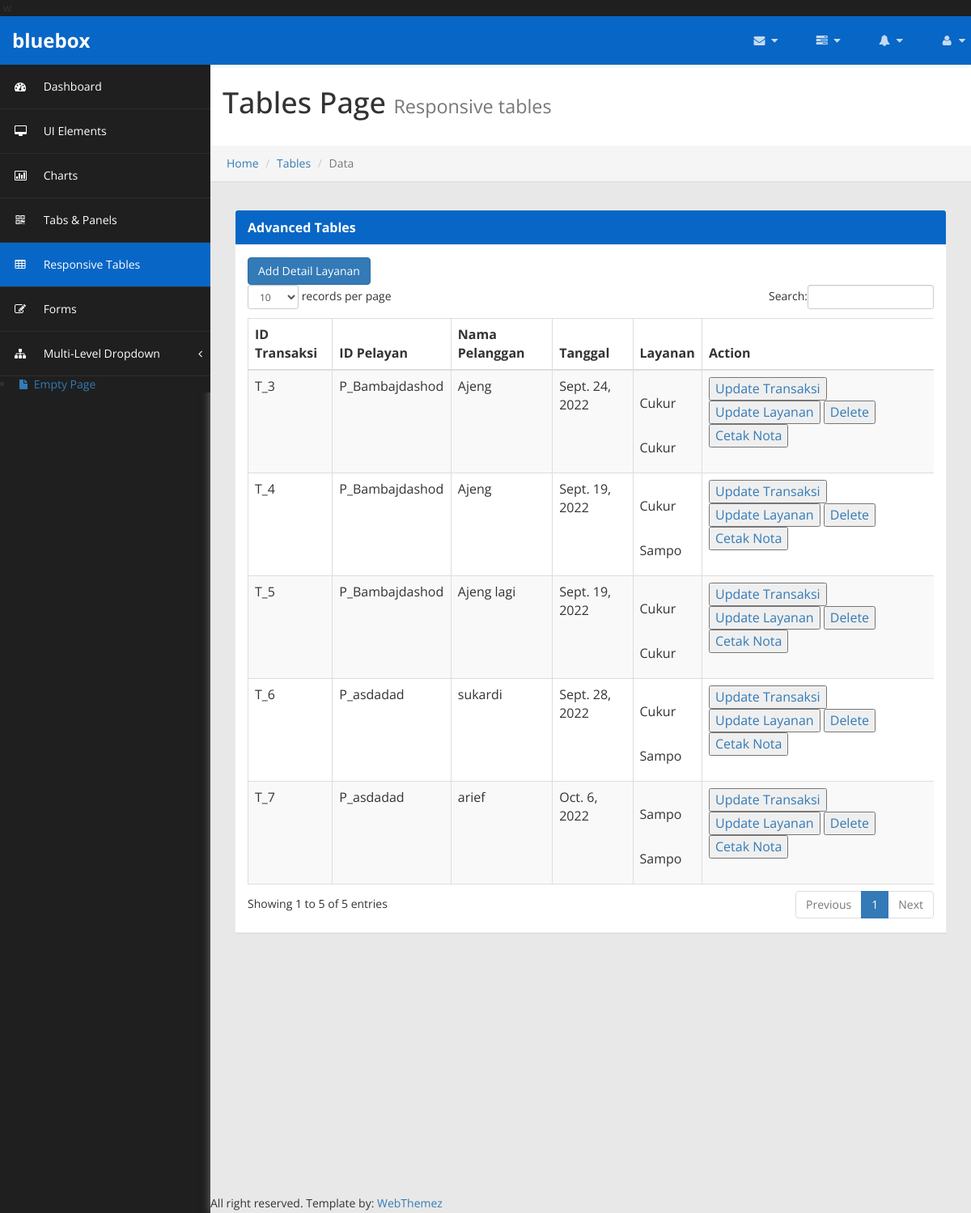
The app's page /transaksi with its own data.
### app/models.py (models this page shows)
class transaksi (models.Model):
  id_transaksi=models.AutoField(primary_key=True)
  id_pelayan=models.ForeignKey(pelayan, on_delete=models.CASCADE)
  nama_pelanggan=models.CharField(max_length=50)
  tanggal=models.DateField()
  def __str__(self):
    return str (self.id_transaksi)

class pelayan (models.Model):
  id_pelayan=models.AutoField(primary_key=True)
  nama_pelayan=models.CharField(max_length=50)
  no_hp = models.IntegerField()
  def __str__(self):
    return str(self.nama_pelayan)

class detail_layanan (models.Model):
  id_detail_layanan = models.AutoField(primary_key=True)
  id_transaksi=models.ForeignKey(transaksi, on_delete=models.CASCADE)
  id_layanan=models.ForeignKey(layanan, on_delete=models.CASCADE)
  def __str__(self):
    return str (self.id_detail_layanan)

class layanan(models.Model):
  id_layanan=models.AutoField(primary_key=True)
  nama_layanan=models.CharField(max_length=50)
  harga = models.IntegerField()
  def __str__(self):
    return str (self.nama_layanan)

### app/views.py (the view)
# urls.py: path('transaksi', views.transaksi, name='transaksi'),
def transaksi (request):
  data=[]
  transaksi_obj = models.transaksi.objects.all()
  print(transaksi_obj)
  print('aaaaa')
  for item in transaksi_obj:
    dummy=[]
    print(item)
    idtransaksi = item.id_transaksi
    specificdetail = models.detail_layanan.objects.filter(id_transaksi = idtransaksi)
    dummy.append(item)
    dummy.append(specificdetail)
    data.append(dummy)
  print(data[0][1])
  return render(request,'transaksi.html',{
    'transaksi': data,
  })

### app/templates/transaksi.html (shortened to what this page needs)
﻿{% load static %}
w<!DOCTYPE html>
<html xmlns="http://www.w3.org/1999/xhtml">
<head>
    <link href="{% static 'assets/css/bootstrap.css'%}" rel="stylesheet" />
    <link href="{% static 'assets/css/font-awesome.css'%}" rel="stylesheet" />
    <link href="{% static 'assets/css/custom-styles.css'%}" rel="stylesheet" />
    <link href="{% static 'assets/js/dataTables/dataTables.bootstrap.css'%}" rel="stylesheet" />
</head>
<body>
    <div id="wrapper">
        <nav class="navbar navbar-default top-navbar" role="navigation">
            <div class="navbar-header">
                <a class="navbar-brand" href="index.html"><strong>bluebox</strong></a>
            </div>
            <ul class="nav navbar-top-links navbar-right">
                <li class="dropdown">
                    <a class="dropdown-toggle" data-toggle="dropdown" href="#" aria-expanded="false">
                        <i class="fa fa-envelope fa-fw"></i> <i class="fa fa-caret-down"></i>
                    </a>
                </li>
                <li class="dropdown">
                    <a class="dropdown-toggle" data-toggle="dropdown" href="#" aria-expanded="false">
                        <i class="fa fa-tasks fa-fw"></i> <i class="fa fa-caret-down"></i>
                    </a>
                </li>
                <li class="dropdown">
                    <a class="dropdown-toggle" data-toggle="dropdown" href="#" aria-expanded="false">
                        <i class="fa fa-bell fa-fw"></i> <i class="fa fa-caret-down"></i>
                    </a>
                </li>
                <li class="dropdown">
                    <a class="dropdown-toggle" data-toggle="dropdown" href="#" aria-expanded="false">
                        <i class="fa fa-user fa-fw"></i> <i class="fa fa-caret-down"></i>
                    </a>
                </li>
            </ul>
        </nav>
        <nav class="navbar-default navbar-side" role="navigation">
            <div class="sidebar-collapse">
                <ul class="nav" id="main-menu">
                    <li>
                        <a href="index.html"><i class="fa fa-dashboard"></i> Dashboard</a>
                    </li>
                    <li>
                        <a href="ui-elements.html"><i class="fa fa-desktop"></i> UI Elements</a>
                    </li>
					<li>
                        <a href="chart.html"><i class="fa fa-bar-chart-o"></i> Charts</a>
                    </li>
                    <li>
                        <a href="tab-panel.html"><i class="fa fa-qrcode"></i> Tabs & Panels</a>
                    </li>
                    <li>
                        <a href="table.html" class="active-menu"><i class="fa fa-table"></i> Responsive Tables</a>
                    </li>
                    <li>
                        <a href="form.html"><i class="fa fa-edit"></i> Forms </a>
                    </li>
                    <li>
                        <a href="#"><i class="fa fa-sitemap"></i> Multi-Level Dropdown<span class="fa arrow"></span></a>
                            </li>
                        </ul>
                    <li>
                        <a href="empty.html"><i class="fa fa-fw fa-file"></i> Empty Page</a>
                    </li>
            </div>
        </nav>
        <div id="page-wrapper" >
		  <div class="header">
                        <h1 class="page-header">
                            Tables Page <small>Responsive tables</small>
                        </h1>
						<ol class="breadcrumb">
					  <li><a href="#">Home</a></li>
					  <li><a href="#">Tables</a></li>
					  <li class="active">Data</li>
					</ol>
		</div>
            <div id="page-inner">
            <div class="row">
                <div class="col-md-12">
                    <div class="panel panel-default">
                        <div class="panel-heading">
                             Advanced Tables
                        </div>
                        <div class="panel-body">
                            <div class="table-responsive">
                                <table class="table table-striped table-bordered table-hover" id="dataTables-example">
                                    <thead>
                                        <tr>
                                            <th>ID Transaksi</th>
                                            <th>ID Pelayan</th>
                                            <th>Nama Pelanggan</th>
                                            <th>Tanggal</th>
                                            <th>Layanan</th>
                                            <th>Action</th>
                                        </tr>
                                    </thead>
                                    <tbody>
                                        {% for item in transaksi %}
                                        <tr>
                                            <td>T_{{item.0.id_transaksi}}</td>
                                            <td>P_{{item.0.id_pelayan}}</td>
                                            <td>{{item.0.nama_pelanggan}}</td>
                                            <td>{{item.0.tanggal}}</td>
                                            <td>
                                                {% for x in item.1 %}
                                                <p>
                                                    {{x.id_layanan}}
                                                </p>
                                                {% endfor %}
                                            </td>
                                            <td>
                                                <a href="{% url 'update_transaksi' item.0.id_transaksi %}"><button>Update Transaksi</button></a>
                                                <a href="{% url 'detail_layanan' item.0.id_transaksi %}"><button>Update Layanan</button></a>
                                                <a href="{% url 'delete_transaksi' item.0.id_transaksi %}"><button>Delete</button></a>
                                                <a href="{% url 'notapdf' item.0.id_transaksi %}"><button>Cetak Nota</button></a>
                                            </td>
                                        </tr>
                                        {% endfor %}
                                    <a type="button" class="btn btn-primary" href="{% url 'add_detail_layanan' %}">Add Detail Layanan</a>
                                </table>
                            </div>
                        </div>
                    </div>
                </div>
            </div>
        </div>
               <footer><p>All right reserved. Template by: <a href="http://webthemez.com">WebThemez</a></p></footer>
    </div>
            </div>
</body>
</html>

### static/assets/css/custom-styles.css (style rules this page uses)
body { font-family: 'Open Sans', sans-serif; background: #1F1F1F; }
#wrapper { width: 100%; }
#page-wrapper { padding: 15px 15px; min-height: 600px; background: #E8E8E8; }
#page-inner { width:100%; margin:10px 20px 10px 0px; background-color:transparent; padding: 15px 30px; min-height:1200px; }
h1, .h1, h2, .h2, h3, .h3 { margin-top: 7px; margin-bottom: -5px; }
p { font-size:16px; line-height:25px; padding-top:20px; }
.navbar-side { z-index: 0; }
.panel { border-radius:0px; }
.navbar-side .nav > li > a > i { color: #FFFFFF; padding: 8px; width: 30px; text-align: center; }
.top-navbar { position: fixed; width: 100%; z-index: 300; -webkit-box-shadow: 0 3px 3px rgba(0, 0, 0, 0.05); -moz-box-shadow: 0 3px 3px rgba(0, 0, 0, 0.05); box-shadow: 0 3px 3px rgba(0, 0, 0, 0.05); }
.navbar-side { z-index: 1; position: fixed; width: 260px; top: 80px; }
#page-wrapper { position: relative; top: 55px; box-shadow: 0 0 10px #757575; -moz-box-shadow: 0 0 10px #757575; -webkit-box-shadow: 0 0 10px #757575; }
.breadcrumb { padding: 12px 10px 12px 20px; margin-bottom: 20px; list-style: none; border-radius: 0; -webkit-box-shadow: 0 1px 1px rgba(0,0,0,.05); box-shadow: 0 1px 1px rgba(0,0,0,.05); }
.page-header { padding-bottom: 9px; margin: 0; border-bottom: 1px solid transparent; text-align: left;background-color: #fff;padding: 32px 22px 32px 15px; }
.panel-default { border-color: #ECECEC; }
.panel-default > .panel-heading { color: #FFF; border-color: #FFF; font-weight:bold; background: #0866C6; font-size: 16px; text-shadow: none; }
.panel-heading { border-bottom: 1px solid transparent; border-top-left-radius: 3px; border-top-right-radius: 3px; }
footer p { font-size: 14px; }
.top-navbar { margin:0px; }
.top-navbar .navbar-brand { color: #fff; width: 260px; text-align: left; height: 60px; font-size: 24px; font-weight: 700; line-height: 30px; background: #0866c6; }
.top-navbar .nav > li { position: relative; display: inline-block; margin: 0px; padding: 0px; }
.top-navbar .nav > li > a { position: relative; display: block; padding: 20px; color: #FFFFFF; margin: 0px; }
.active-menu { background-color: #0866C6 !important; color: #fff !important; }
.active-menu i { color: #fff !important; }
.arrow { float: right; margin-top: 8px; }
.fa.arrow:before { content: "\f104"; }
.sidebar-collapse , .sidebar-collapse .nav { background:none; }
.sidebar-collapse .nav { padding:0; }
.sidebar-collapse .nav > li > a { color: #FFFFFF; background:transparent; text-shadow:none; }
.sidebar-collapse > .nav > li > a { padding: 12px 10px; }
.sidebar-collapse > .nav > li { border-bottom: 1px solid rgba(107, 108, 109, 0.19); }
.navbar-side { border:none; background: #1F1F1F; }
.top-navbar { background: #0866c6; border-bottom:none; }
.top-navbar .nav > li > a > i { margin-right: 2px; }
.navbar-default { border:0px solid black; }
.navbar-header { background: transparent; }
.nav > li > a > i { margin-right:10px; color: rgba(255, 255, 255, 0.76); }
@media (min-width:768px) { #page-wrapper { margin: 0 0 0 260px; padding: 0; min-height: 1200px; } }
@media (min-width:768px) { .navbar-side { width: 260px; z-index: 1; } }
@media (min-width:768px) { .navbar { border-radius: 0px; } }

### records on screen
transaksi: id_transaksi "3", id_pelayan.nama_pelayan "Bambajdashod", nama_pelanggan "Ajeng", tanggal "Sept. 24, 2022"
detail_layanan: id_layanan "Cukur"
detail_layanan: id_layanan "Cukur"
transaksi: id_transaksi "4", id_pelayan.nama_pelayan "Bambajdashod", nama_pelanggan "Ajeng", tanggal "Sept. 19, 2022"
detail_layanan: id_layanan "Cukur"
detail_layanan: id_layanan "Sampo"
transaksi: id_transaksi "5", id_pelayan.nama_pelayan "Bambajdashod", nama_pelanggan "Ajeng lagi", tanggal "Sept. 19, 2022"
detail_layanan: id_layanan "Cukur"
detail_layanan: id_layanan "Cukur"
transaksi: id_transaksi "6", id_pelayan.nama_pelayan "asdadad", nama_pelanggan "sukardi", tanggal "Sept. 28, 2022"
detail_layanan: id_layanan "Cukur"
detail_layanan: id_layanan "Sampo"
transaksi: id_transaksi "7", id_pelayan.nama_pelayan "asdadad", nama_pelanggan "arief", tanggal "Oct. 6, 2022"
detail_layanan: id_layanan "Sampo"
detail_layanan: id_layanan "Sampo"
